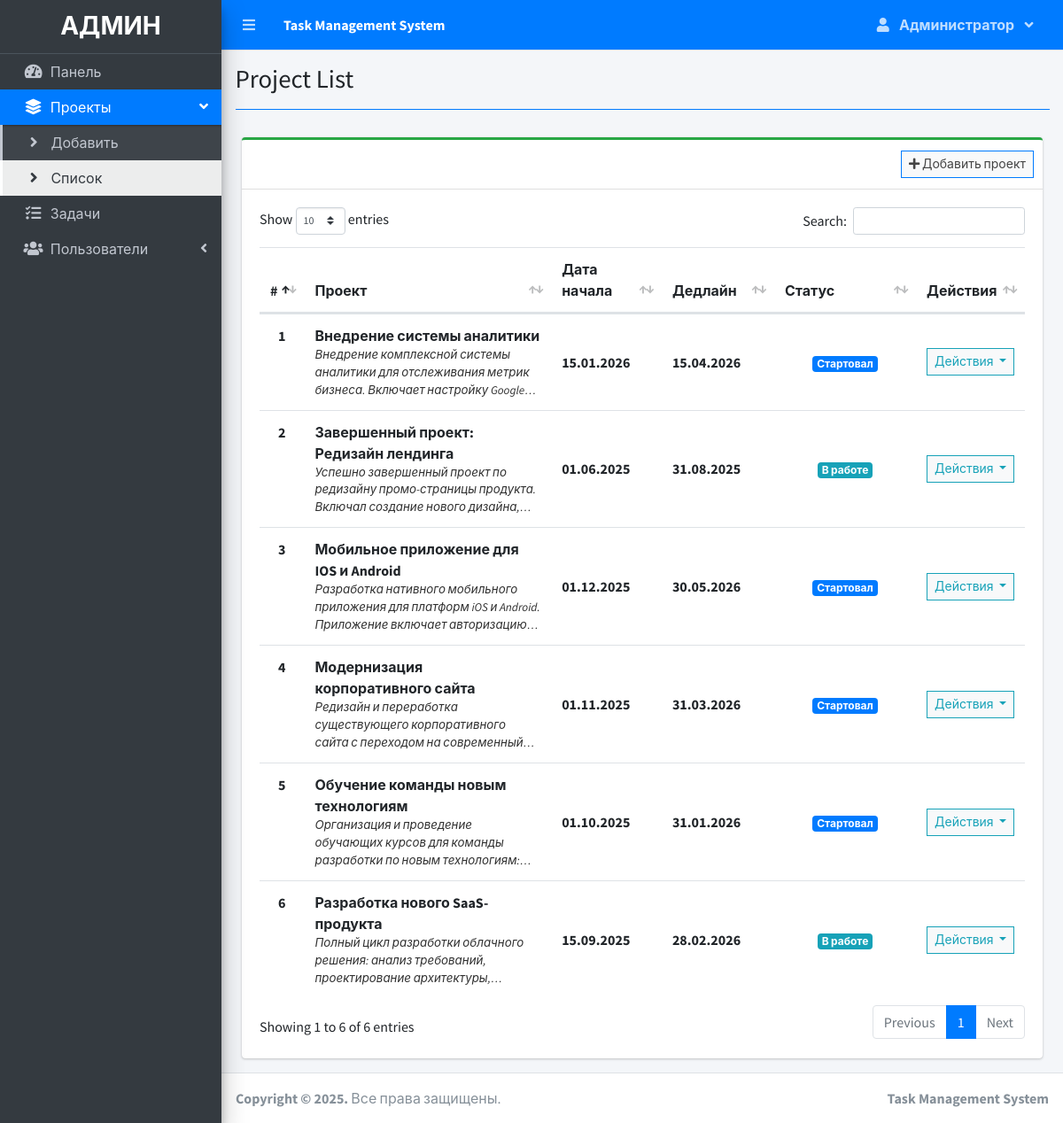
The app's page /index.php?page=project_list (signed in) with its own data.
### tables this page shows
CREATE TABLE IF NOT EXISTS `project_list` (
  `id` int(30) NOT NULL AUTO_INCREMENT,
  `name` varchar(200) NOT NULL,
  `description` text NOT NULL,
  `status` tinyint(2) NOT NULL COMMENT '0=Не начат, 1=В процессе, 2=Завершен',
  `start_date` date NOT NULL,
  `end_date` date NOT NULL,
  `manager_id` int(30) NOT NULL,
  `user_ids` text NOT NULL COMMENT 'ID сотрудников через запятую',
  `date_created` datetime NOT NULL DEFAULT current_timestamp(),
  PRIMARY KEY (`id`)
);

### project_list.php (the view, shortened to what this page needs)
<?php include'db_connect.php' ?>
<div class="col-lg-12">
	<div class="card card-outline card-success">
		<div class="card-header">
            <?php if($_SESSION['login_type'] != 3): ?>
			<div class="card-tools">
				<a class="btn btn-block btn-sm btn-default btn-flat border-primary" href="./index.php?page=new_project"><i class="fa fa-plus"></i> Добавить проект</a>
			</div>
            <?php endif; ?>
		</div>
		<div class="card-body">
			<table class="table tabe-hover table-condensed" id="list">
				<colgroup>
					<col width="5%">
					<col width="35%">
					<col width="15%">
					<col width="15%">
					<col width="20%">
					<col width="10%">
				</colgroup>
				<thead>
					<tr>
						<th class="text-center">#</th>
						<th>Проект</th>
						<th>Дата начала</th>
						<th>Дедлайн</th>
						<th>Статус</th>
						<th>Действия</th>
					</tr>
				</thead>
				<tbody>
					<?php
					$i = 1;
					$stat = array("Ожидает","Стартовал","В работе","Пауза","Просрочен","Завершен");
					$where = "";
					$qry = $conn->query("SELECT * FROM project_list $where order by name asc");
					while($row= $qry->fetch_assoc()):
						$trans = get_html_translation_table(HTML_ENTITIES,ENT_QUOTES);
						unset($trans["\""], $trans["<"], $trans[">"], $trans["<h2"]);
						$desc = strtr(html_entity_decode($row['description']),$trans);
						$desc=str_replace(array("<li>","</li>"), array("",", "), $desc);
		                $cprog = $conn->query("SELECT * FROM task_list where project_id = {$row['id']} and status = 3")->num_rows;
		                $prod = $conn->query("SELECT * FROM user_productivity where project_id = {$row['id']}")->num_rows;
						if($row['status'] == 0 && strtotime(date('Y-m-d')) >= strtotime($row['start_date'])):
						if($prod  > 0  || $cprog > 0)
		                  $row['status'] = 2;
		                else
		                  $row['status'] = 1;
						elseif($row['status'] == 0 && strtotime(date('Y-m-d')) > strtotime($row['end_date'])):
						$row['status'] = 4;
						endif;
					?>
					<tr>
						<th class="text-center"><?php echo $i++ ?></th>
						<td>
							<p><b><?php echo ucwords($row['name']) ?></b></p>
							<p class="truncate"><?php echo strip_tags($desc) ?></p>
						</td>
						<td><b><?php echo date("d.m.Y",strtotime($row['start_date'])) ?></b></td>
						<td><b><?php echo date("d.m.Y",strtotime($row['end_date'])) ?></b></td>
						<td class="text-center">
							<?php
							  if($stat[$row['status']] =='Ожидает'){
							  	echo "<span class='badge badge-secondary'>{$stat[$row['status']]}</span>";
							  }elseif($stat[$row['status']] =='Стартовал'){
							  	echo "<span class='badge badge-primary'>{$stat[$row['status']]}</span>";
							  }elseif($stat[$row['status']] =='В работе'){
							  	echo "<span class='badge badge-info'>{$stat[$row['status']]}</span>";
							  }elseif($stat[$row['status']] =='Пауза'){
							  	echo "<span class='badge badge-warning'>{$stat[$row['status']]}</span>";
							  }elseif($stat[$row['status']] =='Просрочен'){
							  	echo "<span class='badge badge-danger'>{$stat[$row['status']]}</span>";
							  }elseif($stat[$row['status']] =='Завершен'){
							  	echo "<span class='badge badge-success'>{$stat[$row['status']]}</span>";
							  }
							?>
						</td>
						<td class="text-center">
							<button type="button" class="btn btn-default btn-sm btn-flat border-info wave-effect text-info dropdown-toggle" data-toggle="dropdown" aria-expanded="true">
		                      Действия
		                    </button>
						</td>
					</tr>
				<?php endwhile; ?>
				</tbody>
			</table>
		</div>
	</div>
</div>

### project_list.php (style rules this page uses)
table p { margin: unset !important; }
table td { vertical-align: middle !important }

### records on screen
project_list: name "Внедрение системы аналитики", description "Внедрение комплексной системы аналитики для отслеживания метрик бизнеса. Включает настройку…", start_date "15.01.2026", end_date "15.04.2026", status "Стартовал"
project_list: name "Завершенный проект: Редизайн лендинга", description "Успешно завершенный проект по редизайну промо-страницы продукта. Включал создание нового…", start_date "01.06.2025", end_date "31.08.2025", status "В работе"
project_list: name "Мобильное приложение для IOS и Android", description "Разработка нативного мобильного приложения для платформ iOS и Android. Приложение включает…", start_date "01.12.2025", end_date "30.05.2026", status "Стартовал"
project_list: name "Модернизация корпоративного сайта", description "Редизайн и переработка существующего корпоративного сайта с переходом на…", start_date "01.11.2025", end_date "31.03.2026", status "Стартовал"
project_list: name "Обучение команды новым технологиям", description "Организация и проведение обучающих курсов для команды разработки по новым…", start_date "01.10.2025", end_date "31.01.2026", status "Стартовал"
project_list: name "Разработка нового SaaS-продукта", description "Полный цикл разработки облачного решения: анализ требований, проектирование…", start_date "15.09.2025", end_date "28.02.2026", status "В работе"

### other values on screen
$_SESSION['system']['name'] "Task Management System"
$_SESSION['login_firstname'] "Администратор"
$title "Project List"
